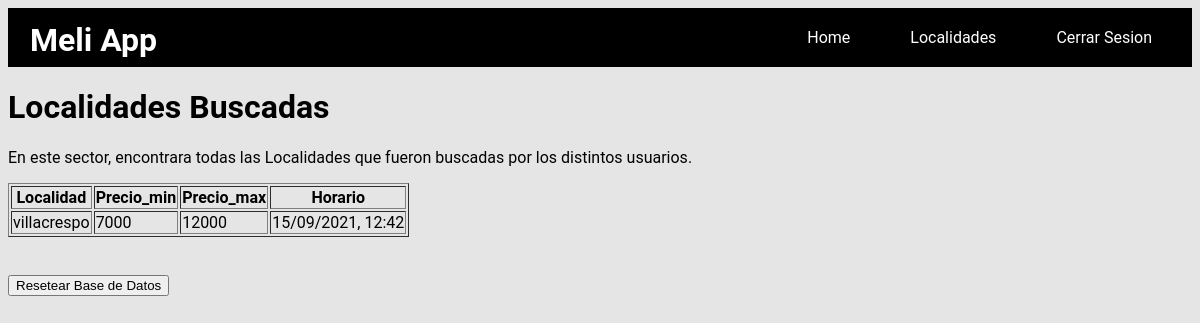
/localidades (signed in), run on an earlier commit of the app's database.
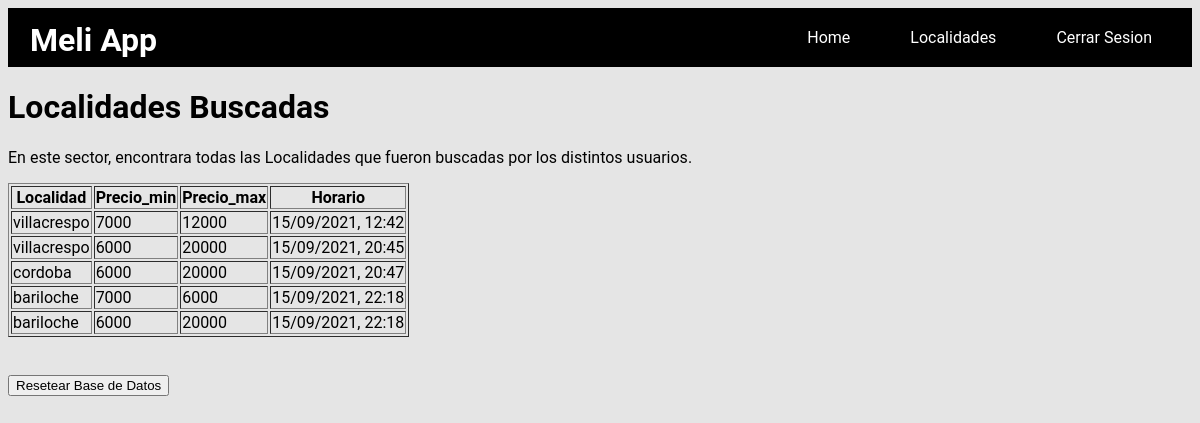
And on a later commit of the database.
### localidad.py (models this page shows, shortened)
class Localidad(db.Model):
    __tablename__ = "localidad"
    id = db.Column(db.Integer,primary_key=True)
    location = db.Column(db.String)
    price_min = db.Column(db.Integer)
    price_max = db.Column(db.Integer)
    time = db.Column(db.String)

### app.py (the view, shortened to what this page needs)
@app.route("/localidades")
@login_required
def localidades():
    if request.method == 'GET':
        try:
            data = localidad.report()
            return render_template('tabla.html',data = data)
        except:
            return jsonify({'trace': traceback.format_exc()})

### app.py (called while the page is built)
@login_manager.user_loader
def load_user(user_id):
    return users.user_id(user_id)

### localidad.py (called while the page is built)
def report(limit=0, offset=0):
    query= db.session.query(Localidad)
    if limit > 0:
        query = query.limit(limit)
        if offset > 0:
            query = query.offset(offset)
    json_result_list = []
    for person in query:
        json_result = {'Localidad': person.location,'Price_min': person.price_min, 'Price_max': person.price_max, 'Time':person.time}
        json_result_list.append(json_result)
    return json_result_list

### users.py (called while the page is built)
def user_id(user_id):
    return User.query.get(int(user_id))

### templates/tabla.html
{% extends "base.html" %}
{% block content %}
<h1>Localidades Buscadas</h1>
<p>En este sector, encontrara todas las Localidades que fueron buscadas por los distintos usuarios.</p>
<table border="1">
    <thead cellpadding="1.0" cellspacing="1.0">
        <tr>
            <th>Localidad</th>
            <th>Precio_min</th>
            <th>Precio_max</th>
            <th>Horario</th>
        </tr>
        {% for row in data %}
        <tr>
            <td>{{row['Localidad']}}</td>
            <td>{{row['Price_min']}}</td>
            <td>{{row['Price_max']}}</td>
            <td>{{row['Time']}}</td>
        </tr>
        {% endfor %}
    </thead>
</table>
<br><br>
<form action="{{url_for('reset')}}">
    <input id= "1" type="submit" value="Resetear Base de Datos" />
</form>
{% endblock %}

### templates/base.html (shortened to what this page needs)
<!DOCTYPE html>
<html lang="en">
<head>
  <link rel="stylesheet" type="text/css" href="../static/css/home.css">
</head>
<body>
  <div>
    <h1 class="title">Meli App</h1>
  </div>
  <nav >
    <a class="nav-enlace" href="home">Home</a>
    <a class="nav-enlace" href="localidades">Localidades</a>
    <a class="nav-enlace" href="{{url_for('logout')}}">Cerrar Sesion</a>
  </nav>
  {% block content %}
  {% endblock %}
</body>
</html>

### static/css/home.css (style rules this page uses)
* { box-sizing: border-box; }
body { font-family: 'Roboto', sans-serif; background: #E5E5E5; }
.nav-enlace { color: white; display: inline-block; padding: 10px 30px; text-decoration: none; font-family: 'Roboto', sans-serif; }
.title { font-family: 'Roboto', sans-serif; position: absolute; left: 30px; color: white; top: 0%; }
nav { display: flex; background: black; padding: 10px; justify-content: flex-end; }

What changed in the data, as far as the page shows it:
added Localidad: Localidad "villacrespo", Price_min "6000", Price_max "20000", Time "15/09/2021, 20:45"
added Localidad: Localidad "cordoba", Price_min "6000", Price_max "20000", Time "15/09/2021, 20:47"
added Localidad: Localidad "bariloche", Price_min "7000", Price_max "6000", Time "15/09/2021, 22:18"
added Localidad: Localidad "bariloche", Price_min "6000", Price_max "20000", Time "15/09/2021, 22:18"
